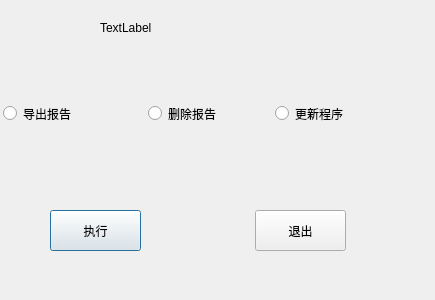
<?xml version="1.0" encoding="UTF-8"?>
<ui version="4.0">
 <class>ExportReport</class>
 <widget class="QDialog" name="ExportReport">
  <property name="geometry">
   <rect>
    <x>0</x>
    <y>0</y>
    <width>435</width>
    <height>300</height>
   </rect>
  </property>
  <property name="windowTitle">
   <string>Dialog</string>
  </property>
  <widget class="QLabel" name="label">
   <property name="geometry">
    <rect>
     <x>30</x>
     <y>140</y>
     <width>351</width>
     <height>41</height>
    </rect>
   </property>
   <property name="text">
    <string/>
   </property>
  </widget>
  <widget class="QPushButton" name="pushButton">
   <property name="geometry">
    <rect>
     <x>50</x>
     <y>210</y>
     <width>91</width>
     <height>41</height>
    </rect>
   </property>
   <property name="text">
    <string>执行</string>
   </property>
  </widget>
  <widget class="QPushButton" name="pushButton_2">
   <property name="geometry">
    <rect>
     <x>255</x>
     <y>210</y>
     <width>91</width>
     <height>41</height>
    </rect>
   </property>
   <property name="text">
    <string>退出</string>
   </property>
  </widget>
  <widget class="QRadioButton" name="radioButton_3">
   <property name="geometry">
    <rect>
     <x>148</x>
     <y>103</y>
     <width>101</width>
     <height>21</height>
    </rect>
   </property>
   <property name="text">
    <string>删除报告</string>
   </property>
  </widget>
  <widget class="QLabel" name="label_2">
   <property name="geometry">
    <rect>
     <x>100</x>
     <y>15</y>
     <width>231</width>
     <height>26</height>
    </rect>
   </property>
   <property name="text">
    <string>TextLabel</string>
   </property>
  </widget>
  <widget class="QRadioButton" name="radioButton">
   <property name="geometry">
    <rect>
     <x>3</x>
     <y>103</y>
     <width>126</width>
     <height>21</height>
    </rect>
   </property>
   <property name="text">
    <string>导出报告</string>
   </property>
  </widget>
  <widget class="QRadioButton" name="radioButton_2">
   <property name="geometry">
    <rect>
     <x>275</x>
     <y>103</y>
     <width>146</width>
     <height>21</height>
    </rect>
   </property>
   <property name="text">
    <string>更新程序</string>
   </property>
  </widget>
 </widget>
 <resources/>
 <connections/>
</ui>
